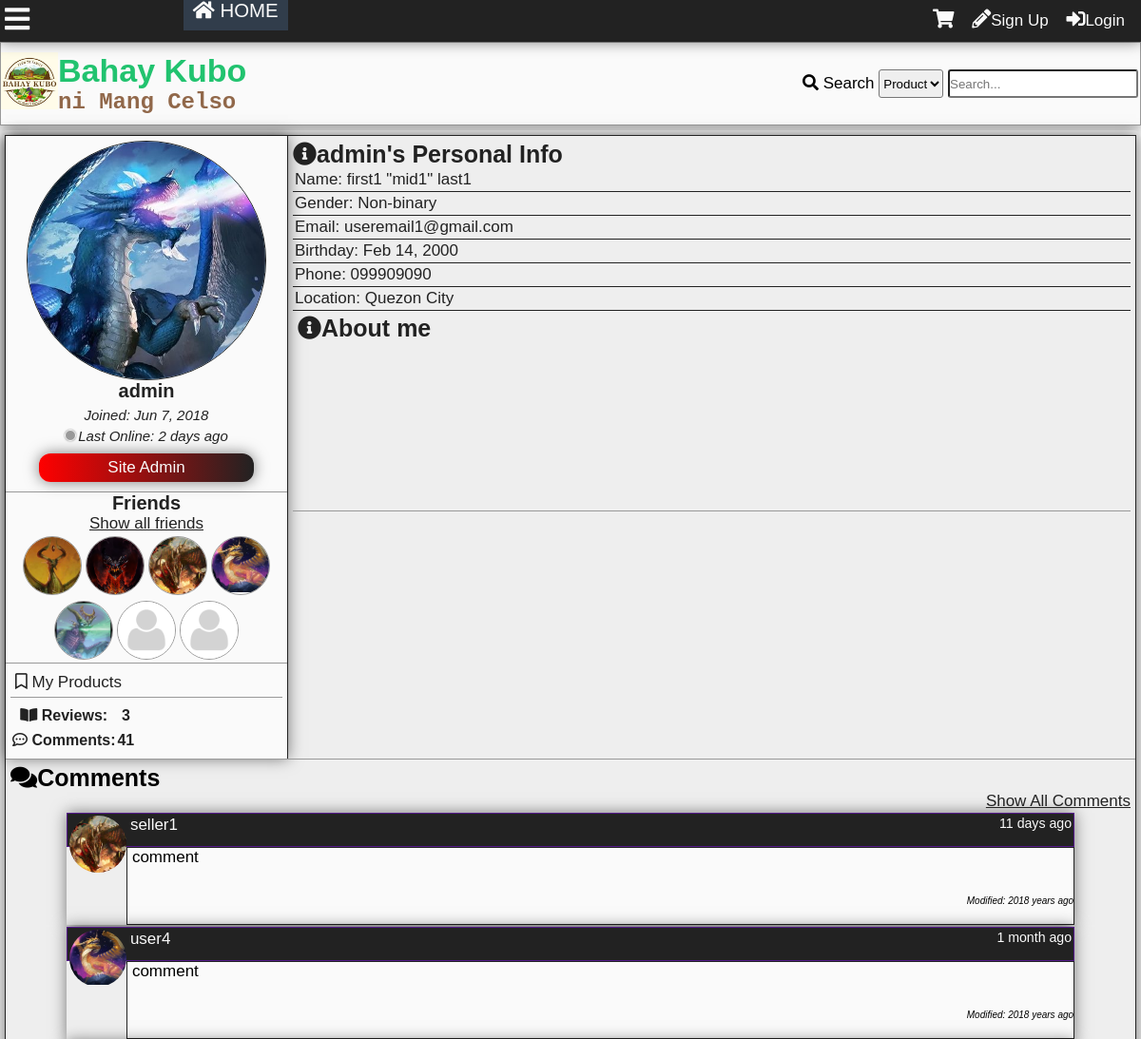
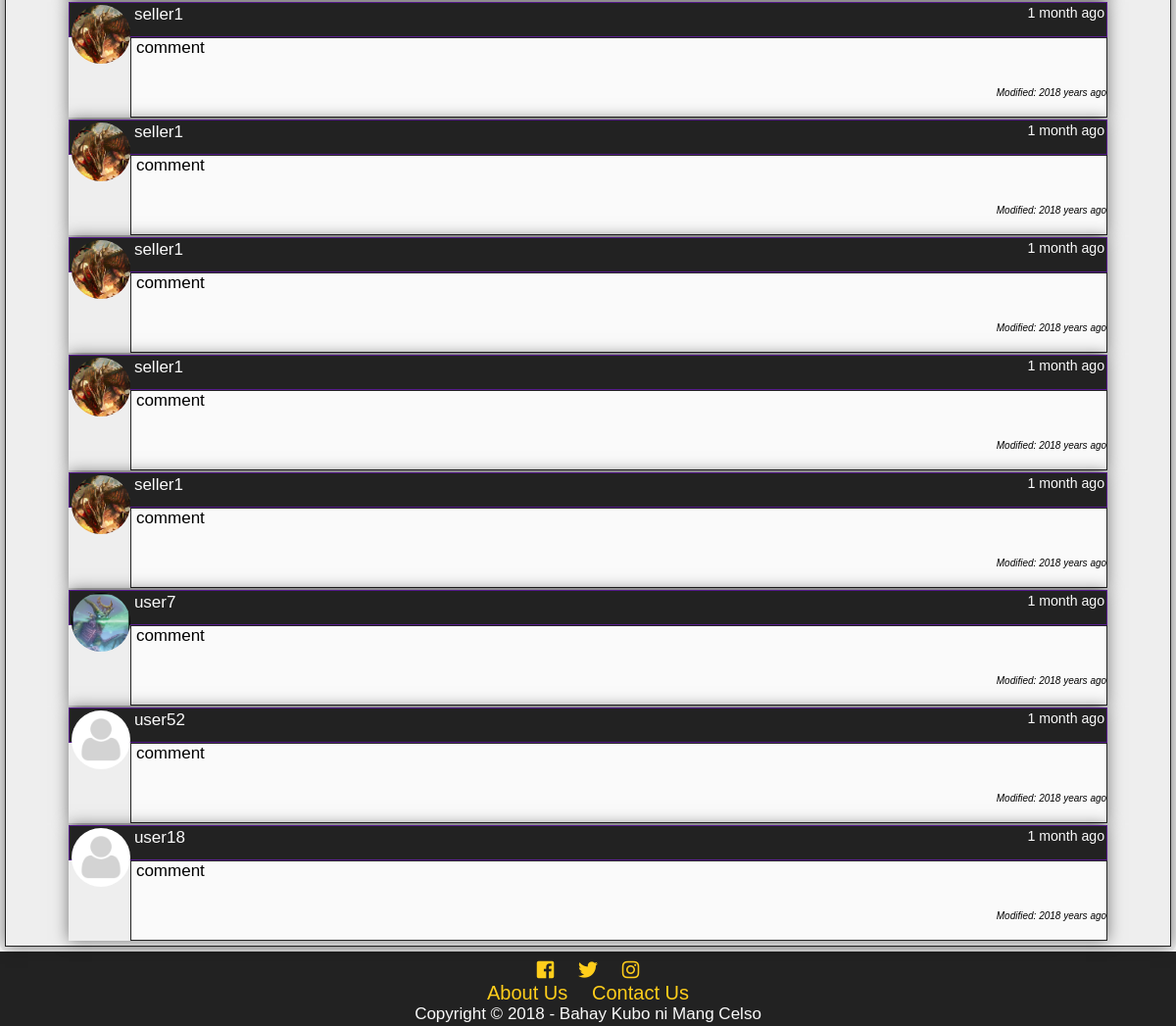
/profile.php?id=1, run on an earlier commit of the app's database (2 pictures, top to bottom).
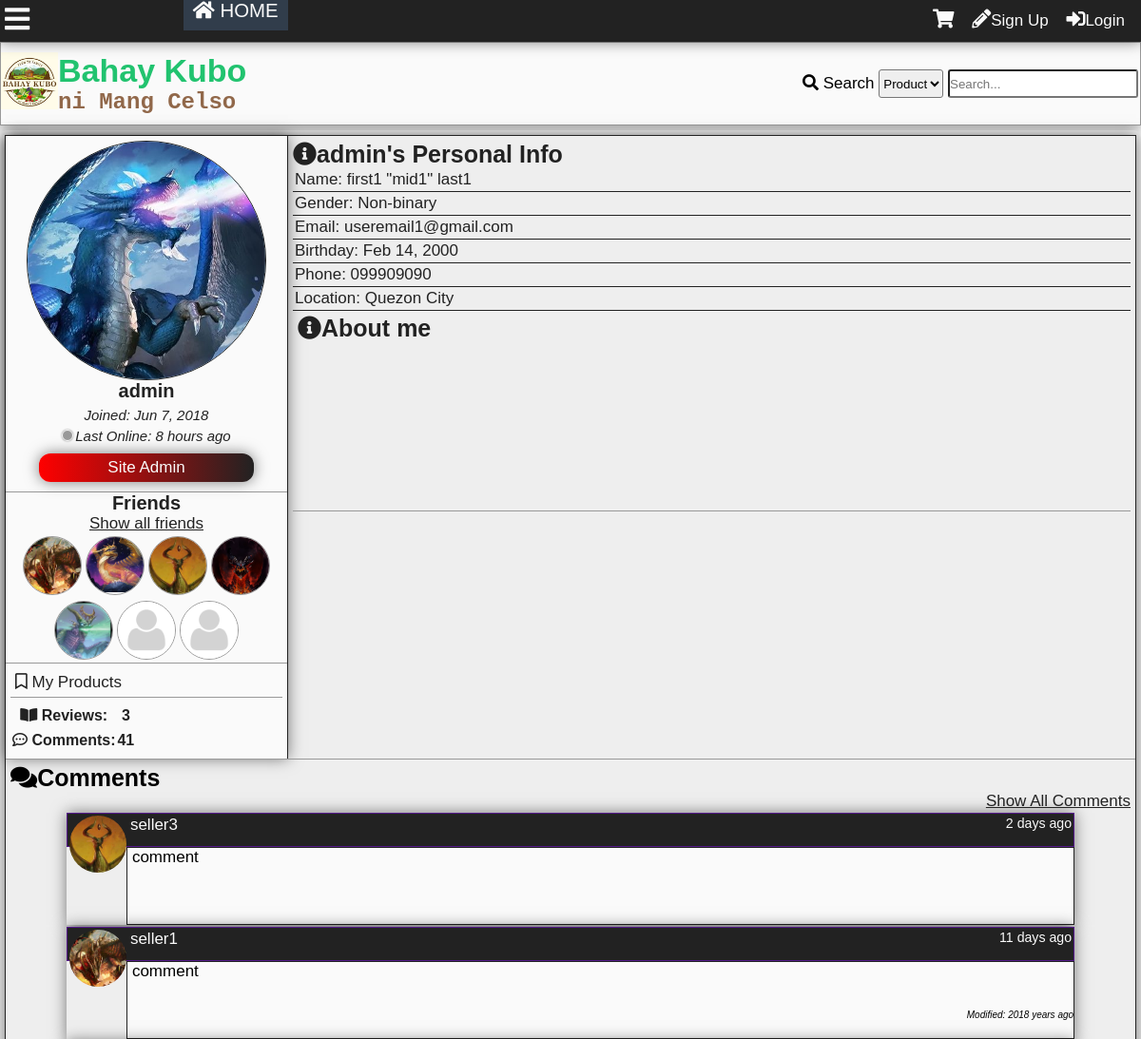
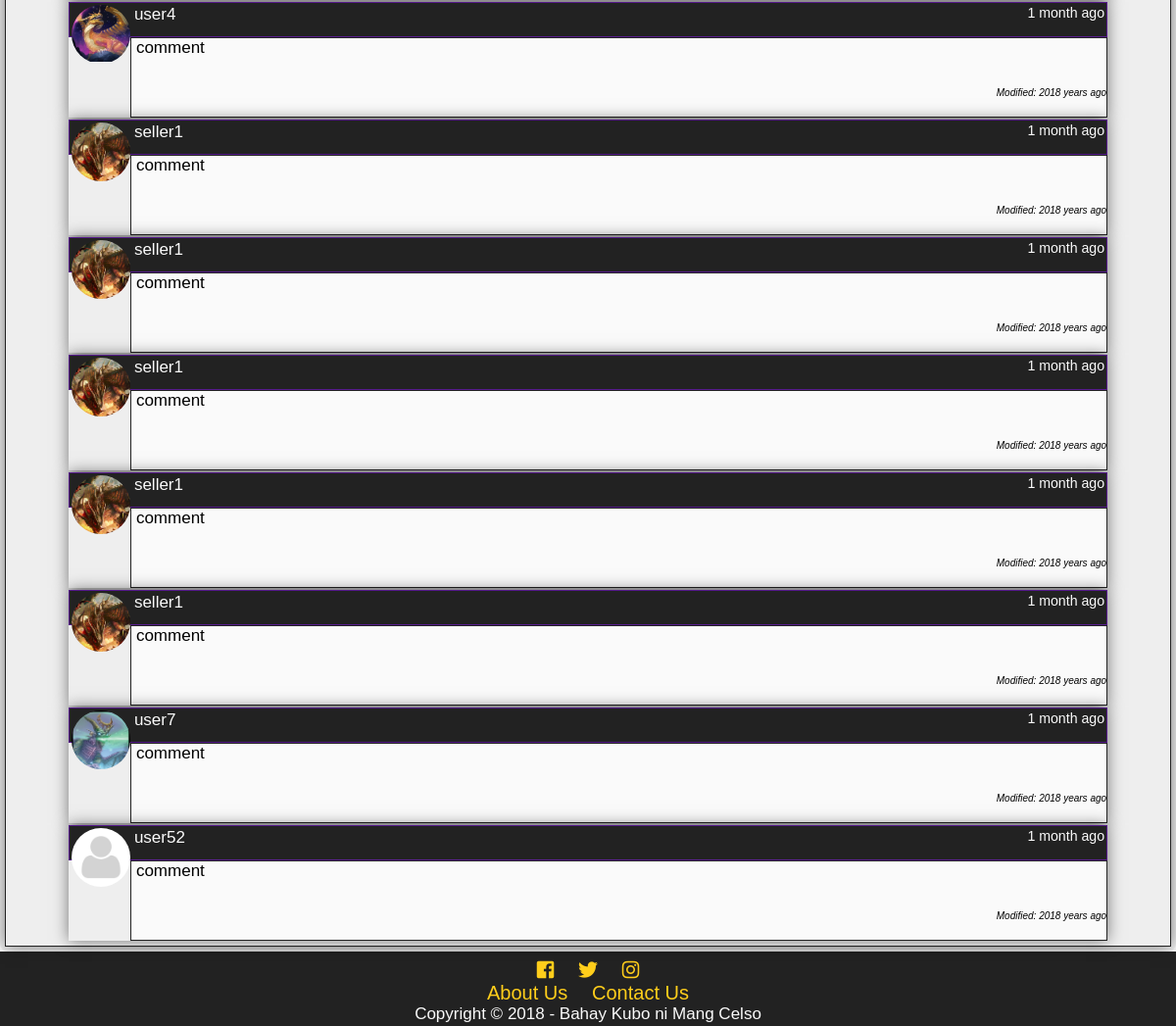
And on a later commit of the database (2 pictures, top to bottom).
### tables this page shows
CREATE TABLE `tbluser` (
  `userid` int(11) NOT NULL,
  `username` varchar(100) NOT NULL,
  `password` varchar(100) NOT NULL,
  `firstname` varchar(100) NOT NULL,
  `middlename` varchar(100) NOT NULL,
  `lastname` varchar(100) NOT NULL,
  `birthday` varchar(20) NOT NULL,
  `datecreated` timestamp NOT NULL DEFAULT '0000-00-00 00:00:00',
  `email` varchar(100) NOT NULL,
  `phone` varchar(100) NOT NULL,
  `location` varchar(255) NOT NULL,
  `usertypeid` int(11) NOT NULL,
  `access` int(11) NOT NULL,
  `imgpath` varchar(200) NOT NULL,
  `bio` text NOT NULL,
  `is_show_email` tinyint(1) NOT NULL,
  `gender` int(11) NOT NULL,
  `lastupdate` timestamp NOT NULL DEFAULT '0000-00-00 00:00:00',
  `lastonline` timestamp NOT NULL DEFAULT '0000-00-00 00:00:00',
  `profileviews` int(11) NOT NULL
);

CREATE TABLE `tblfriend` (
  `friendid` int(11) NOT NULL,
  `user1` int(11) NOT NULL,
  `user2` int(11) NOT NULL,
  `accepted` int(11) NOT NULL,
  `friendsince` date DEFAULT NULL
);

CREATE TABLE `tblcomment` (
  `commentid` int(11) NOT NULL,
  `userid` int(11) NOT NULL,
  `receiver` int(11) NOT NULL,
  `comment` text NOT NULL,
  `dateposted` datetime NOT NULL DEFAULT '0000-00-00 00:00:00',
  `modified` timestamp NULL DEFAULT NULL ON UPDATE CURRENT_TIMESTAMP
);

### profile.php (the view, shortened to what this page needs)
<?php
	include'functions.php';
	require_once'connection.php';
	if(isset($_GET['id'])){
		$id = $_GET['id'];
		$sql="SELECT userid,username,firstname,middlename,lastname,birthday,datecreated,email,phone,location,usertypeid,imgpath,bio,is_show_email,gender,lastonline,profileviews FROM tbluser WHERE userid='$id'";
		$result=$conn->query($sql);
		$rows=$result->fetch_object();
		$id=$rows->userid;
		$user=$rows->username;
		$firstname=$rows->firstname;
		$lastname=$rows->lastname;
		$datecreated=date("M j, Y", strtotime($rows->datecreated));
		$email=$rows->email;
		$usertype=$rows->usertypeid;
		$email_access=$rows->is_show_email;
		$online=$rows->lastonline;
		$time=time();
		$middlename=$rows->middlename;
		if($rows->birthday==0){
			$birthday='';
		}else{
			$birthday=date("M j, Y", strtotime($rows->birthday));
		}
		$phone=$rows->phone;
		$location=$rows->location;
		$image=$rows->imgpath;
		$gender=$rows->gender;
	}
?>
<!DOCTYPE html>
<html lang="en">
<head>
    <link rel="stylesheet" href="css/style.css">
  	<link rel="stylesheet" href="css/fontawesome-all.css">
</head>
<body onscroll="scrollOpacity()">
	<div class="main-container">
	<?php
		addheader();
	?>
		<div class="other-content">
			<div class="user-grid">
				<div class="left-grid">
					<div class="profile-pic-wrap">
						<?php
							if($image){
								$image= '<img src="'.$image.'"/>';
							}else if(!$image){
								$image='<img src="img/default.png" />';
							}
							echo $image;
						?>
					</div>
					<div class="user-header">
						<?php
							echo'<h1>
							'.$user.'
							</h1>
							<h3>Joined: '.$datecreated.'</h3>';
							if($time-strtotime($online)< 300){
								echo'<h5><font color="green"><div class="online"></div>Online</font></h5>';
							} else{
								echo'<h3><div class="offline"></div>Last Online: '.time_elapsed_string($online).'</h3>';
							}
							if($usertype==1){
								echo'<p id="user-default">User</p>';
							}else if ($usertype==2){
								echo'<p id="user-bot">Bot</p>';
							}else if ($usertype==3){
								echo'<p id="user-seller">Seller</p>';
							}else if ($usertype==4){
								echo'<p id="user-siteadmin">Site Admin</p>';
							}
						?>
					</div>
					<div class="friends">
						<h1>Friends</h1>
						<a href="profilefriends.php?id=<?php echo $id; ?>"><p class="black">Show all friends</p></a>
<?php
$sql="SELECT tbluser.userid,user1,user2,username,imgpath FROM tblfriend
LEFT JOIN tbluser
	ON userid=user1 or userid=user2
 WHERE (user1='$id' or user2='$id') AND accepted=2 AND userid!='$id'
 ORDER BY lastonline DESC LIMIT 12";
$result=$conn->query($sql);
while($rows=$result->fetch_object()){
$userid=$rows->userid;
$username=$rows->username;
$imgpath=$rows->imgpath;
if($imgpath==''){
	$imgpath='img/default.png';
}
	echo'<div class="friends-tn">
			<a title="'.$username.'" href="profile.php?id='.$userid.'"><img src="'.$imgpath.'"></a>
		</div>';
}
?>
					</div>
					<div class="dashboard">
						<ul>
						<?php
if($usertype==3 or $usertype==4){
echo'<li><a href="myproducts.php?id='.$id.'"><i class="far fa-bookmark"></i> My Products</a></li>';
}
						echo'</ul>
						<table id="profilestats">';
						$sql="SELECT reviewid FROM tblreviews WHERE userid= '$id'";
						$result=$conn->query($sql);
						$reviews = $result->num_rows;
						echo'<tr>
						<th><i class="fas fa-book-open"></i> Reviews:</th>
						<th>'.number_format($reviews).'</th>
						</tr>';
						$sql="SELECT commentid FROM tblcomment WHERE userid = '$id'";
						$result=$conn->query($sql);
						$count = $result->num_rows;
						$sql="SELECT commentannid FROM tblcommentann WHERE userid = '$id'";
						$result=$conn->query($sql);
						$count2 = $result->num_rows;
						$total = $count + $count2;
						echo'<tr>
						<th><i class="far fa-comment-dots"></i> Comments:</th>
						<th>'.number_format($total).'</th>
						</tr>';
						echo'</table>';
						?>
					</div>
				</div>
				<div class="right-grid">
					<div class="user-info">
						<?php
							echo'<h1><i class="fas fa-info-circle"></i>'.$user.'\'s Personal Info</h1>
							<ul>';
							if($middlename==''){
								echo'<li>Name: '.$firstname.' '.$lastname.'</li>';
							}else{
								echo'<li>Name: '.$firstname.' "'.$middlename.'" '.$lastname.'</li>';
							}
							if($gender==1){
								echo'<li>Gender: Male </li>';
							} else if ($gender==2){
								echo'<li>Gender: Female </li>';
							} else if($gender==3){
								echo'<li>Gender: Non-binary </li>';
							}else{
								echo'<li>Gender: </li>';
							}
							if($email_access==0){
								echo'<li>Email:</li>';
							}else{
								echo'<li>Email: '.$email.'</li>';
							}
							echo'<li>Birthday: '.$birthday.'</li>
							<li>Phone: '.$phone.'</li>
							<li>Location: '.nl2br($location).'</li>
							</ul>';
						?>
						<div class="biography">
							<h1><i class="fas fa-info-circle"></i>About me</h1>
							<p>
							</p>
						</div>
					</div>
					</div>
					<div class="comment-grid">
					<div id="profile-comments">
						<h1><i class="fas fa-comments"></i>Comments</h1>
						<p align="right"><a id="allcom" href="profilecomments.php?id=<?php echo $id ?>">Show All Comments</a></p>
<?php
	$sql3="SELECT commentid,tblcomment.userid,username,comment,dateposted,imgpath,modified FROM tblcomment
	LEFT JOIN tbluser
		ON tblcomment.userid = tbluser.userid
	WHERE receiver='$id'
	ORDER BY commentid DESC
	LIMIT 10";
	$result3=$conn->query($sql3);
	while($rows2=$result3->fetch_object()){
		$Cid=$rows2->commentid;
		$Cuid=$rows2->userid;
		$Cuser=$rows2->username;
		$Ccomment=$rows2->comment;
		$dateposted=$rows2->dateposted;
		$Cimg=$rows2->imgpath;
		$modified=$rows2->modified;
		if($Cimg==''){
			$Cimg='img/default.png';
		}
		if($modified==0){
			$modified='';
		}else{
			$modified='<i>Modified: '.time_elapsed_string($modified).'</i>';
		}
		echo'<div id="comment'.$Cid.'" class="comment-box">
		<div class="comment-header">
		<a class="cm-user" href="profile.php?id='.$Cuid.'">
		<div class="comment-tn">
		<img src="'.$Cimg.'">
		</div>
		'.$Cuser.'</a>
		<small>'.time_elapsed_string($dateposted).'</small>
		</div>
		<div class="comment-body">
		<div class="com-container"><p class="comment-cm">'.createlink(nl2br($Ccomment)).'</p>
		</div>
			<p class="modified">'.$modified.'</p>';
		echo'
		</div>
		</div>';
	}
?>
					</div>
				</div>
				</div>
		</div>
		<?php
			addfooter();
		?>
	</div>
</body>
</html>

### functions.php (shortened to what this page needs)
<?php
function addheader(){
	echo'<header id="main-header">
			<div class="grid-header">
				<div class="box1">
					<a href="index.php">
						<div class="logo">
							<img src="img/logo.jpg">
						</div>
						<div id="header-text">
						<h1 id="first-text">Bahay Kubo</h1><br>
							<h2 id="second-text"> ni Mang Celso</h2>
						</div>
					</a>
				</div>
				<div class="box2">';
						search_function();
				echo'</div>
				<div class="modal2">
				</div>
				<div id="search-dropdown">
				</div>
			</div>
		</header>
		<div class="subheader">
			<div class="subgrid">
				<div class="svg">
					<p class="open-slide" onclick="openSlideMenu()">
						<i class="fas fa-bars"></i>
					</p>
				</div>
				<div class="nav">
					<a id="Home" href="index.php"><i class="fas fa-home"></i> HOME</a>
				</div>
				<div class="profile-grid">';
						session_button();
				echo'</div>
			</div>
		</div>
	';
}
function addfooter(){
	echo'<footer id="main-footer">
			<div class="container">
				<a target="_blank" title="Like us on Facebook" href="https://www.facebook.com/BahayKuboniMangCelso/?ref=page_internal"><i class="fab fa-facebook-square"></i></a>
				<a target="_blank" title="Follow us on Twitter" href="https://twitter.com/"><i class="fab fa-twitter"></i></a>
				<a target="_blank" title="Follow us on Instagram" href="https://www.instagram.com/?hl=ens"><i class="fab fa-instagram"></i></a>
				<p><a href="about.php">About Us</a>
				<a href="contact.php">Contact Us</a>
				</p>
				<p>Copyright &copy; '.date('Y').' - <span id="company">Bahay Kubo ni Mang Celso</span></p>
			</div>
		</footer>';
}
function time_elapsed_string($datetime, $full = false) {
    $now = new DateTime;
    $ago = new DateTime($datetime);
    $diff = $now->diff($ago);
    $string = array(
        'y' => 'year',
        'm' => 'month',
        'd' => 'day',
        'h' => 'hour',
        'i' => 'minute',
        's' => 'second'
    );
    foreach ($string as $k => &$v) {
        if ($diff->$k) {
            $v = $diff->$k . ' ' . $v . ($diff->$k > 1 ? 's' : '');
        } else {
            unset($string[$k]);
        }
    }
    if (!$full) $string = array_slice($string, 0, 1);
    return $string ? implode(', ', $string) . ' ago' : 'just now';
}
function createlink($string){
$url = '~(?:(https?)://([^\s<]+)|(www\.[^\s<]+?\.[^\s<]+))(?<![\.,:])~i';
$string = preg_replace($url, '<a href="$0" target="_blank" title="$0">$0</a>', $string);
return $string;
}
function session_button(){
	$conn = mysqli_connect ("localhost", "root", "", "itsproject");
	echo '<div id="top-total" onclick="showCartPanel()">';
	echo'</div>
	<div id="cart-panel"">
		<h1 onclick="hideCartPanel()" class="close-heading">Shopping Cart <i style="float:right; padding-right:10px" class="fas fa-times"></i></h1>
		<div id="shopping-cart-content"></div>
	</div>
	<i class="fas fa-shopping-cart button" onclick="showCartPanel()"></i>';
	if(isset($_SESSION['id'])){
	$id=$_SESSION['id'];
		$sql="SELECT imgpath FROM tbluser WHERE userid=".$id."";
		$result=$conn->query($sql);
		$row=$result->fetch_object();
		$tn_image=$row->imgpath;
		if($tn_image==''){
			$tn_image='img/default.png';
		}
$sql="SELECT pmid FROM tblpm WHERE receiverid='$id' AND checked=0 GROUP BY senderid";
$result=$conn->query($sql);
$count=$result->num_rows;
		echo'<a class="button" title="Check your messages" href="inbox.php?id='.$_SESSION["id"].'"><i class="far fa-envelope"></i><span id="pmnum">'.$count.'</span></a>';
$sql="SELECT notifid FROM tblnotif
	WHERE receiverid='$id' and checked=0
	";
$result=$conn->query($sql);
$count=$result->num_rows;
		echo'<a class="button" id="notifbtn" title="Check your notifications" onclick="showNotif()""><i class="far fa-bell"></i><span id="notifnum">'.$count.'</span></a>
		<a class="button" href=profile.php?id='.$_SESSION['id'].'>
		'.$_SESSION["name"].'\'s Profile<div class="top-tn"><img src="'.$tn_image.'""></div></a>';
		echo'<div id="notifdrop">
		Notifications
		<ul>';
$sql="SELECT notifid,tblnotif.userid,username,imgpath,receiverid,notifdate,notiftype,checked,details,details2 FROM tblnotif
	LEFT JOIN tbluser
		ON tblnotif.userid=tbluser.userid
	WHERE receiverid='$id'
	ORDER BY notifid DESC
	LIMIT 10";
$result=$conn->query($sql);
$count=$result->num_rows;
if($count==0){
	echo'<li>No notifications yet...</li>';
}else{
while($rows=$result->fetch_object())
{
$nid=$rows->notifid;
$uid=$rows->userid;
$uname=$rows->username;
$rid=$rows->receiverid;
$date=time_elapsed_string($rows->notifdate);
$type=$rows->notiftype;
$imgpath=$rows->imgpath;
$uname=$rows->username;
$details=$rows->details;
$details2=$rows->details2;
if(!$imgpath){
	$imgpath='img/default.png';
}
if($type==1){
	echo'<li><div class="comment-tn">
				<img src="'.$imgpath.'">
			</div> <a class="n1" href="profile.php?id='.$uid.'">'.$uname.'</a> <a class="n2" href="profile.php?id='.$_SESSION['id'].'#comment'.$details.'"> has commented on your profile '.$date.'</a></li>';
} else if($type==2){
	if ($details2==1){
	echo'<li><div class="comment-tn">
				<img src="'.$imgpath.'">
			</div>
			 <a class="n1" href="profile.php?id='.$uid.'">'.$uname.'</a> has sent a friend request '.$date.'<br>
		<div id="fr-'.$nid.'"><a class="fr-yes" onclick="friendyes(this)" value="'.$nid.'">Yes</a> <a class="fr-no" onclick="friendno(this)" value="'.$nid.'">No</a>
		</div>
		</li>';
	} else if($details2==2){
		echo'<li><div class="comment-tn">
				<img src="'.$imgpath.'">
			</div>
			 <a class="n1" href="profile.php?id='.$uid.'">'.$uname.'</a> has sent a friend request '.$date.'<br>
		<div id="fr-'.$nid.'">
			Request Accepted
		</div>
		</li>';
	} else if($details2==3){
		echo'<li><div class="comment-tn">
				<img src="'.$imgpath.'">
			</div>
			 <a class="n1" href="profile.php?id='.$uid.'">'.$uname.'</a> has sent a friend request '.$date.'<br>
		<div id="fr-'.$nid.'">
			Request Denied
		</div>
		</li>';
	}
}else if ($type==3){
	echo'<li><i class="fas fa-ban banned"></i> Sorry, your profile picture has been removed.<br>
	Please read the rules and guidelines.</li>';
}else if ($type==4){
	echo'<li> Your order has been <span style="color:green;"><b>approved</b></span><br>'.$date.'.<br>
	Order No. <a class="black" href="search.php?criteria=3&search-text='.$details.'"><b>'.$details.'</a></b></li>';
}else if ($type==5){
	echo'<li> Your order has been <span style="color:red;"><b>rejected</b></span><br>'.$date.'.<br>
	Order No. <a class="black" href="search.php?criteria=3&search-text='.$details.'"><b>'.$details.'</a></b></li>';
}else if ($type==6){
	echo'<li> Your order has been <span style="color:red;"><b>cancelled</b></span><br>'.$date.'.<br>
	Order No. <a class="black" href="search.php?criteria=3&search-text='.$details.'"><b>'.$details.'</a></b></li>';
}else if ($type==7){
	echo'<li> <div class="comment-tn">
				<img src="'.$imgpath.'">
			</div>
			 <a class="n1" href="profile.php?id='.$uid.'">'.$uname.'</a> has place an order '.$date.'.<br>
	Order No. <a class="black" href="search.php?criteria=3&search-text='.$details.'"><b>'.$details.'</b></a></li>';
}
}
}
		echo'<center><a id="seeallnotif" href="notification.php">See all notifications</a></center>
		</ul>
		</div>';
	}else{
		echo'<div id="notifnum"></div><div id="pmnum"></div>
		<a href ="register.php" class="button"><i class="fas fa-pencil-alt"></i></i>Sign Up</a>
		<a id="modalBtn" class="button"><i class="fas fa-sign-in-alt"></i>Login</a>';
	}
}
function search_function(){
	echo'
		<form action="search.php" method="get">
			<i class="fas fa-search"></i>
			<label>Search</label>
			<select name="criteria" id="criteria">
				<option value="1">Product</option>';
			echo'<option value="2">User</option>
			</select>
			<input type="text" onkeyup="searchdropdown()" required name="search-text" placeholder="Search..." id="search-text" autocomplete="off">
		</form>
	';
}

What changed in the data, as far as the page shows it:
no longer on this page (row unchanged): tblcomment: userid.username "user18", dateposted "1 month ago", comment "comment", modified "2018 years ago"
changed tbluser "admin": lastonline "2 days ago" → "8 hours ago"
shown differently, row unchanged: tblfriend (number 1 of 7 on the later page): moves up the list
shown differently, row unchanged: tblfriend (number 2 of 7 on the later page): moves up the list
added tblcomment: userid.imgpath (picture), userid.username "seller3", dateposted "2 days ago", comment "comment"
